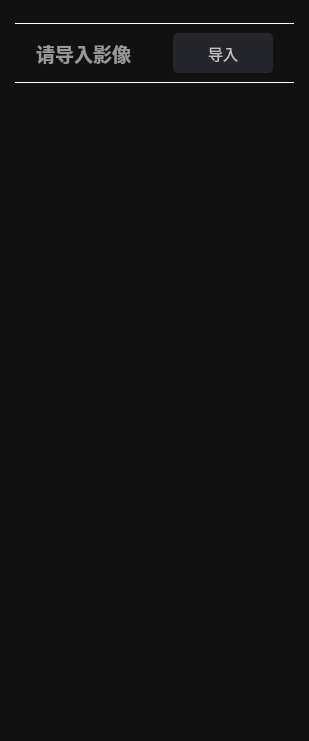
<?xml version="1.0" encoding="UTF-8"?>
<ui version="4.0">
 <class>SegmentationWidget</class>
 <widget class="QWidget" name="SegmentationWidget">
  <property name="geometry">
   <rect>
    <x>0</x>
    <y>0</y>
    <width>309</width>
    <height>741</height>
   </rect>
  </property>
  <property name="windowTitle">
   <string>Form</string>
  </property>
  <property name="styleSheet">
   <string notr="true">background-color: rgb(17, 17, 18);</string>
  </property>
  <layout class="QVBoxLayout" name="verticalLayout" stretch="0,1,0,24">
   <property name="leftMargin">
    <number>15</number>
   </property>
   <property name="topMargin">
    <number>20</number>
   </property>
   <property name="rightMargin">
    <number>15</number>
   </property>
   <property name="bottomMargin">
    <number>10</number>
   </property>
   <item>
    <widget class="QFrame" name="frame">
     <property name="sizePolicy">
      <sizepolicy hsizetype="Minimum" vsizetype="Fixed">
       <horstretch>0</horstretch>
       <verstretch>0</verstretch>
      </sizepolicy>
     </property>
     <property name="styleSheet">
      <string notr="true">QFrame{background:23, 23, 26;min-height:5px;color:white}</string>
     </property>
     <property name="frameShape">
      <enum>QFrame::HLine</enum>
     </property>
     <property name="frameShadow">
      <enum>QFrame::Plain</enum>
     </property>
     <property name="lineWidth">
      <number>1</number>
     </property>
    </widget>
   </item>
   <item>
    <widget class="QWidget" name="widget" native="true">
     <layout class="QHBoxLayout" name="horizontalLayout" stretch="0,5,0,0,2,0">
      <property name="spacing">
       <number>0</number>
      </property>
      <property name="leftMargin">
       <number>0</number>
      </property>
      <property name="topMargin">
       <number>0</number>
      </property>
      <property name="rightMargin">
       <number>0</number>
      </property>
      <property name="bottomMargin">
       <number>0</number>
      </property>
      <item>
       <spacer name="horizontalSpacer">
        <property name="orientation">
         <enum>Qt::Horizontal</enum>
        </property>
        <property name="sizeHint" stdset="0">
         <size>
          <width>40</width>
          <height>20</height>
         </size>
        </property>
       </spacer>
      </item>
      <item>
       <widget class="QLabel" name="label">
        <property name="font">
         <font>
          <family>Microsoft YaHei UI</family>
          <pointsize>14</pointsize>
          <italic>false</italic>
          <bold>true</bold>
         </font>
        </property>
        <property name="styleSheet">
         <string notr="true">color: rgb(154, 152, 151);
qproperty-alignment: 'AlignCenter';</string>
        </property>
        <property name="text">
         <string>请导入影像</string>
        </property>
       </widget>
      </item>
      <item>
       <spacer name="horizontalSpacer_3">
        <property name="orientation">
         <enum>Qt::Horizontal</enum>
        </property>
        <property name="sizeHint" stdset="0">
         <size>
          <width>40</width>
          <height>20</height>
         </size>
        </property>
       </spacer>
      </item>
      <item>
       <spacer name="horizontalSpacer_4">
        <property name="orientation">
         <enum>Qt::Horizontal</enum>
        </property>
        <property name="sizeHint" stdset="0">
         <size>
          <width>40</width>
          <height>20</height>
         </size>
        </property>
       </spacer>
      </item>
      <item>
       <widget class="QPushButton" name="imageInputButton">
        <property name="sizePolicy">
         <sizepolicy hsizetype="Preferred" vsizetype="Preferred">
          <horstretch>0</horstretch>
          <verstretch>0</verstretch>
         </sizepolicy>
        </property>
        <property name="styleSheet">
         <string notr="true">QPushButton {
background-color: rgb(37, 38, 43);
color: rgb(192, 192, 192);
font-size:15px;
border-radius: 5px;
min-width: 100px;
min-height: 40px;
}
QPushButton:hover{
background-color: rgb(70, 72, 81);
}
QPushButton:pressed {
background-color: rgb(245, 245, 245);
}</string>
        </property>
        <property name="text">
         <string>导入</string>
        </property>
       </widget>
      </item>
      <item>
       <spacer name="horizontalSpacer_2">
        <property name="orientation">
         <enum>Qt::Horizontal</enum>
        </property>
        <property name="sizeHint" stdset="0">
         <size>
          <width>40</width>
          <height>20</height>
         </size>
        </property>
       </spacer>
      </item>
     </layout>
    </widget>
   </item>
   <item>
    <widget class="QFrame" name="frame_2">
     <property name="sizePolicy">
      <sizepolicy hsizetype="Minimum" vsizetype="Fixed">
       <horstretch>0</horstretch>
       <verstretch>0</verstretch>
      </sizepolicy>
     </property>
     <property name="styleSheet">
      <string notr="true">QFrame{background:23, 23, 26;min-height:5px;color:white}</string>
     </property>
     <property name="frameShape">
      <enum>QFrame::HLine</enum>
     </property>
     <property name="frameShadow">
      <enum>QFrame::Plain</enum>
     </property>
     <property name="lineWidth">
      <number>1</number>
     </property>
    </widget>
   </item>
   <item>
    <widget class="QWidget" name="spaceWidget" native="true">
     <property name="styleSheet">
      <string notr="true">background-color: rgb(17, 17, 18);</string>
     </property>
    </widget>
   </item>
  </layout>
 </widget>
 <resources/>
 <connections/>
</ui>
